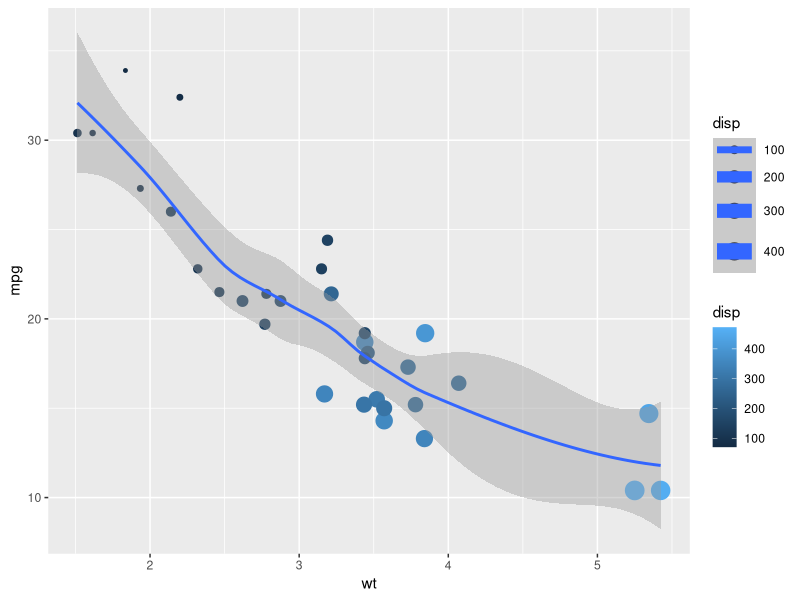
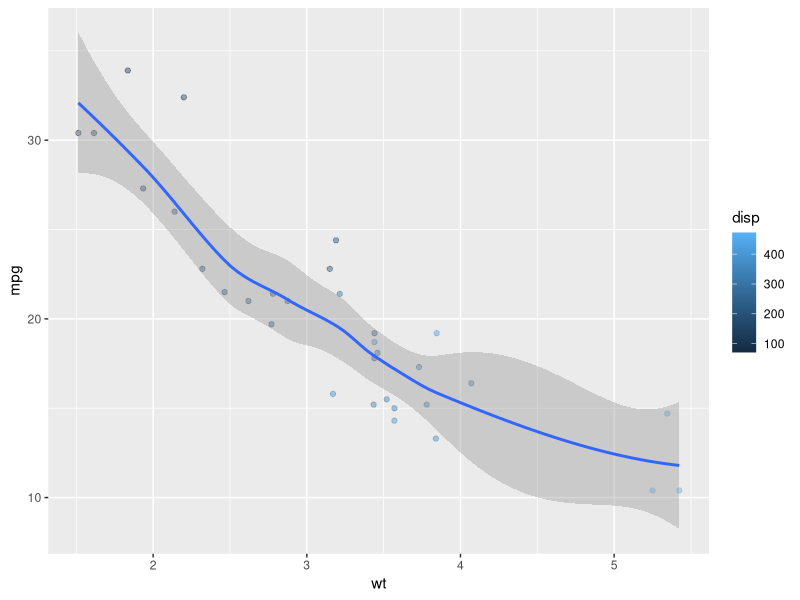

Source code (R) for these figures, in order: (Note: this script raises an error after producing the figures.)
#loading ggplot
library(ggplot2)


#exploring mtcars
str(mtcars)
mtcars

ggplot(mtcars, aes(x = wt, y = mpg, color = disp, size = disp))+ 
  geom_point() + geom_smooth()

ggplot(mtcars, aes(x= wt, y = mpg, color = disp))+
  geom_point(alpha = 0.4)+      #makes the points 40% transparent
  geom_smooth()

#Diamonds

Mispriced.Diamonds


ggplot(Mispriced.Diamonds, aes(x = carat, y = price)) +
  geom_point() +
  geom_smooth()

ggplot(diamonds, aes(x = carat, y = price, color=clarity)) +
  geom_point(alpha = 0.4) + #makes the points 40% transparent
  geom_smooth()

# Create the object containing the data and aes layers: dia_plot
dia_plot<- ggplot(diamonds, aes(x = carat, y = price))

#add points to the graph                    
dia_plot + geom_point() 

#aesthetics can be defined inside geompoints
dia_plot + geom_point(aes(color=clarity, alpha = 0.4))


"se=false displays confidence interval around smooth set to true by default 
and aesthetics can be defined inside geomsmooth"
dia_plot + geom_smooth(aes(color=clarity), se = F) 
  